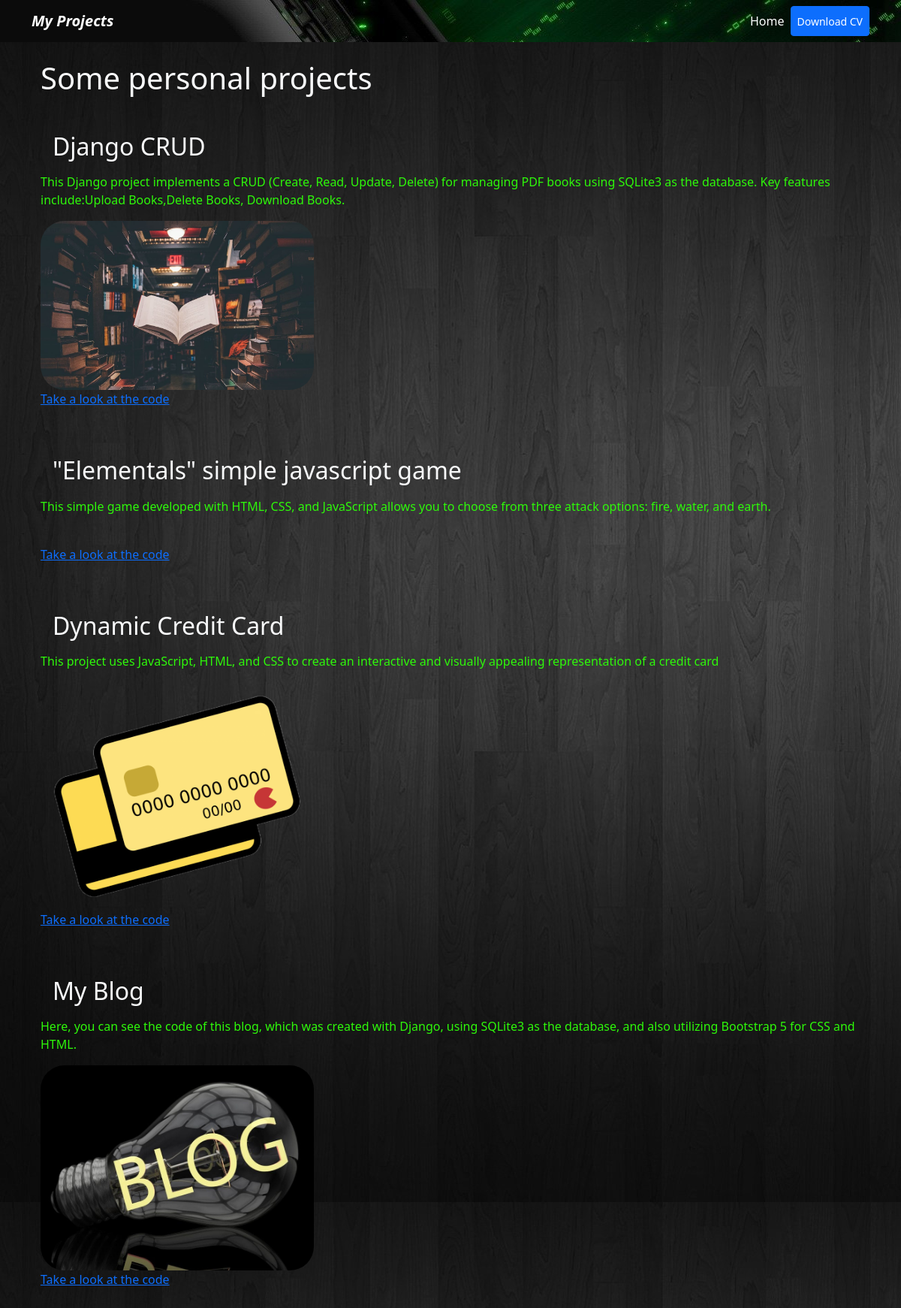
Screenshot of /blog/ with the database file from the repository.
### blog/models.py (models this page shows)
class Post(models.Model):
    tittle = models.CharField(max_length=100)
    description = models.TextField()
    image = models.ImageField(upload_to='blog/images/')
    url = models.URLField(blank=True)

### blog/views.py (the view)
# urls.py: path('', render_post, name='posts'),
def render_post(request):              # esta funcion retorna el html posts
    posts = Post.objects.all()
    return render(request, 'posts.html', {'articulos': posts})

### blog/templates/posts.html (shortened to what this page needs)
{% extends 'layout.html' %}
{% block content %}
{% load static %}
<h1>Some personal projects</h1>
{% for post in articulos %}
<br>
    <h2 class="m-3">{{post.tittle}}</h2>
    <p>{{post.description|truncatechars:400}}</p>
    <div>
        <img  class="rounded-5 col-md-4 p-6" src="{{post.image.url}}" alt="{{post.title}}">
    </div>
<div>
    <a href="{{post.url}}">Take a look at the code</a>
</div>
    <br>
{% endfor %}
{% endblock %}

### portfolio/static/main.css (style rules this page uses)
body { background-image: url(/media/iportfolio/images/fondomadera.jpg) }
p { color: rgb(46, 248, 10); animation-duration: 3s; animation-name: slidein; }

### rows the page displays
Post: tittle "Django CRUD", description "This Django project implements a CRUD (Create, Read, Update, Delete) for managing PDF books using SQLite3 as the database. Key features include:Upload Books,Delete Books, Download Books.", image (picture)
Post: tittle "\"Elementals\" simple javascript game", description "This simple game developed with HTML, CSS, and JavaScript allows you to choose from three attack options: fire, water, and earth."
Post: tittle "Dynamic Credit Card", description "This project uses JavaScript, HTML, and CSS to create an interactive and visually appealing representation of a credit card", image (picture)
Post: tittle "My Blog", description "Here, you can see the code of this blog, which was created with Django, using SQLite3 as the database, and also utilizing Bootstrap 5 for CSS and HTML.", image (picture)
